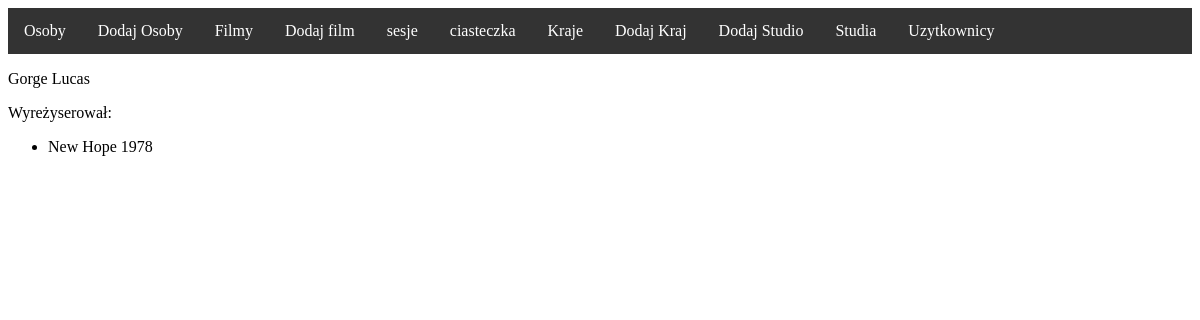
The page /person/4/ on the database its author committed.
### filmweb/models.py (models this page shows, shortened)
class Person(models.Model):
    first_name = models.CharField(max_length=20)
    last_name = models.CharField(max_length=20)

class Movie(models.Model):
    title = models.CharField(max_length=20)
    year = models.IntegerField()
    directed_by = models.ForeignKey(Person, on_delete=models.CASCADE, null=True, related_name='directed')
    actors = models.ManyToManyField(Person, related_name='played_in')
    studio = models.ForeignKey(Studio, on_delete=models.CASCADE,default=1)
    def __str__(self):
        return f"{self.title} {self.year}"

### filmweb/views.py (the view)
# urls.py: path('person/<int:id>/', views.detail_person_view, name='person'),
def detail_person_view(request, id):
    object = Person.objects.get(id=id)
    if request.method == 'GET':
        return render(request, "person_detail.html", {'person':object})

### templates/person_detail.html
{% extends 'base.html' %}
{% block content %}
<div>
    <p>    {{ person.first_name }} {{ person.last_name }}</p>
<p>Wyreżyserował:</p>
    <ul>
        {% for movie in person.directed.all %}
            <li>{{ movie }}</li>
        {% endfor %}
    </ul>
</div>
{% endblock %}

### rows shown on the page
Person: first_name "Gorge", last_name "Lucas"
Movie: title+year "New Hope 1978"
